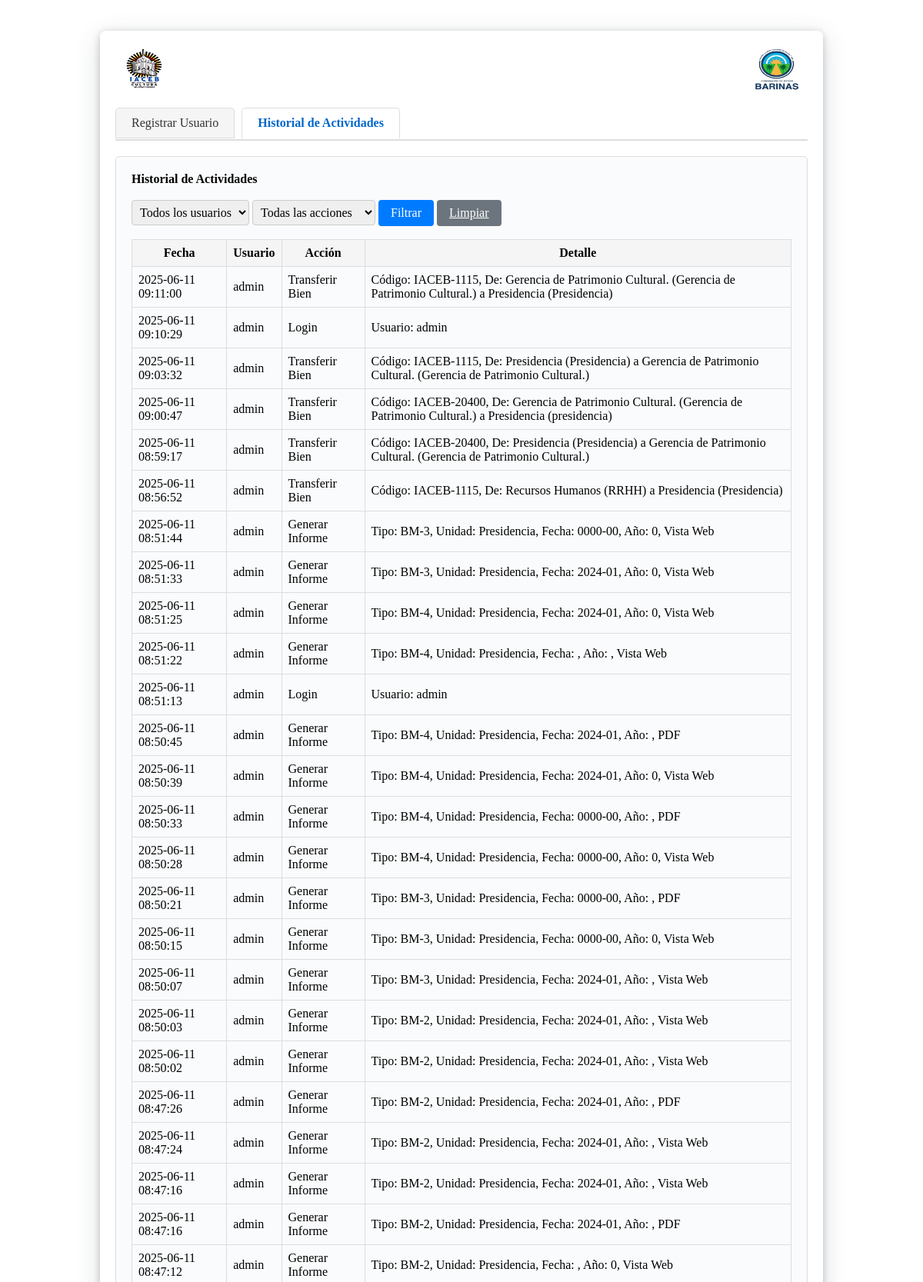
The app's page /usuarios.php?tab=historial (signed in, upper part) with its own data.
### tables this page shows
CREATE TABLE `actividades` (
  `id` int(11) NOT NULL,
  `usuario_id` int(11) NOT NULL,
  `accion` varchar(255) NOT NULL,
  `detalle` text DEFAULT NULL,
  `fecha` datetime NOT NULL DEFAULT current_timestamp()
);

CREATE TABLE `usuarios` (
  `id` int(11) NOT NULL,
  `usuario` varchar(50) NOT NULL,
  `clave` varchar(255) NOT NULL,
  `nombre` varchar(100) NOT NULL,
  `rol` enum('admin','usuario') NOT NULL DEFAULT 'usuario',
  `clave_accion` varchar(255) NOT NULL,
  `cargo` varchar(100) DEFAULT NULL,
  `Cedula` int(11) NOT NULL
);

### usuarios.php (the view, shortened to what this page needs)
<?php
$con = conectar();
$tab = isset($_GET['tab']) ? $_GET['tab'] : 'registrar';
$where = [];
$where_sql = $where ? 'WHERE ' . implode(' AND ', $where) : '';
$actividades = mysqli_query($con, "
    SELECT a.*, u.usuario
    FROM actividades a
    JOIN usuarios u ON a.usuario_id = u.id
    $where_sql
    ORDER BY a.fecha DESC
    LIMIT 100
");
?>
<!DOCTYPE html>
<html>
<head>
    <link rel="stylesheet" type="text/css" href="style.css">
</head>
<body>
<div class="container">
    <div style="display:flex;justify-content:space-between;align-items:center;margin-bottom:20px;">
        <img src="logo_iaceb.png" alt="Logo IACEB" style="height:60px;">
        <img src="logo_barinas.png" alt="Logo Barinas" style="height:60px;">
    </div>
    <div class="menu-interno">
        <?php if($_SESSION['usuario_id'] == 1): ?>
        <a href="usuarios.php?tab=registrar" class="<?= $tab=='registrar'?'activo':'' ?>">Registrar Usuario</a>
        <?php endif; ?>
        <a href="usuarios.php?tab=historial" class="<?= $tab=='historial'?'activo':'' ?>">Historial de Actividades</a>
    </div>
    <div class="seccion-contenido">
        <?php if($tab=='historial'): ?>
            <h3>Historial de Actividades</h3>
            <form method="GET" class="filtro-form" style="margin-bottom:15px;">
                <select name="filtro_usuario">
                    <option value="">Todos los usuarios</option>
                </select>
                <select name="filtro_accion">
                    <option value="">Todas las acciones</option>
                </select>
                <button type="submit">Filtrar</button>
                <a href="usuarios.php?tab=historial" class="btn" style="background:#6c757d;color:#fff;">Limpiar</a>
            </form>
            <table class="results-table">
                <tr><th>Fecha</th><th>Usuario</th><th>Acción</th><th>Detalle</th></tr>
                <?php while($a = mysqli_fetch_assoc($actividades)): ?>
                <tr>
                    <td><?= $a['fecha'] ?></td>
                    <td><?= htmlspecialchars($a['usuario']) ?></td>
                    <td><?= htmlspecialchars($a['accion']) ?></td>
                    <td><?= htmlspecialchars($a['detalle']) ?></td>
                </tr>
                <?php endwhile; ?>
            </table>
        <?php endif; ?>
    </div>
</div>
</body>
</html>

### style.css (style rules this page uses)
body { font-family: Arial, sans-serif; font-size: 15px; }
* { font-family: inherit !important; font-size: inherit !important; }

### usuarios.php (style rules this page uses)
body { font-family: Arial, sans-serif; background: #f5f5f5; margin: 0; padding: 0; background-image: url('fondo_barinas.png'); background-repeat: no-repeat; background-position: center center; background-size: cover; }
.container { max-width: 900px; width: 95%; margin: 40px auto 30px auto; padding: 20px; background: rgba(255,255,255,0.97); border-radius: 8px; box-shadow: 0 8px 32px rgba(44,62,80,0.18), 0 2px 10px #ccc; }
.menu-interno { margin-bottom: 20px; border-bottom: 2px solid #ddd; }
.menu-interno a { display: inline-block; padding: 10px 20px; text-decoration: none; color: #333; border: 1px solid #ddd; margin-right: 5px; border-radius: 5px 5px 0 0; background: #f5f5f5; }
.menu-interno a.activo { background: #fff; border-bottom: 2px solid #fff; color: #0066cc; font-weight: bold; }
.seccion-contenido { border: 1px solid #ddd; padding: 20px; border-radius: 5px; background: #fafbfc; }
.form-table, .results-table { width: 100%; border-collapse: collapse; }
.form-table td, .results-table th, .results-table td { border: 1px solid #ddd; padding: 8px; }
.results-table th { background: #f5f5f5; }
.btn, .btn-edit, .btn-delete, .btn-save, .filtro-form button, .back-button { padding: 8px 16px; border-radius: 4px; border: none; cursor: pointer; font-size: 15px; transition: background 0.2s, color 0.2s; margin: 2px 0; display: inline-block; }
.btn { background: #6c757d; color: #fff; }
.btn-save, .filtro-form button { background: #007bff; color: #fff; }
.filtro-form input, .filtro-form select { padding: 6px; border-radius: 4px; border: 1px solid #ccc; }
h2, h3 { margin-top: 0; }

### records on screen
actividades: fecha "2025-06-11 09:11:00", usuario.usuario "admin", accion "Transferir Bien", detalle "Código: IACEB-1115, De: Gerencia de Patrimonio Cultural. (Gerencia de Patrimonio Cultural.) a Presidencia (Presidencia)"
actividades: fecha "2025-06-11 09:10:29", usuario.usuario "admin", accion "Login", detalle "Usuario: admin"
actividades: fecha "2025-06-11 09:03:32", usuario.usuario "admin", accion "Transferir Bien", detalle "Código: IACEB-1115, De: Presidencia (Presidencia) a Gerencia de Patrimonio Cultural. (Gerencia de Patrimonio Cultural.)"
actividades: fecha "2025-06-11 09:00:47", usuario.usuario "admin", accion "Transferir Bien", detalle "Código: IACEB-20400, De: Gerencia de Patrimonio Cultural. (Gerencia de Patrimonio Cultural.) a Presidencia (presidencia)"
actividades: fecha "2025-06-11 08:59:17", usuario.usuario "admin", accion "Transferir Bien", detalle "Código: IACEB-20400, De: Presidencia (Presidencia) a Gerencia de Patrimonio Cultural. (Gerencia de Patrimonio Cultural.)"
actividades: fecha "2025-06-11 08:56:52", usuario.usuario "admin", accion "Transferir Bien", detalle "Código: IACEB-1115, De: Recursos Humanos (RRHH) a Presidencia (Presidencia)"
actividades: fecha "2025-06-11 08:51:44", usuario.usuario "admin", accion "Generar Informe", detalle "Tipo: BM-3, Unidad: Presidencia, Fecha: 0000-00, Año: 0, Vista Web"
actividades: fecha "2025-06-11 08:51:33", usuario.usuario "admin", accion "Generar Informe", detalle "Tipo: BM-3, Unidad: Presidencia, Fecha: 2024-01, Año: 0, Vista Web"
actividades: fecha "2025-06-11 08:51:25", usuario.usuario "admin", accion "Generar Informe", detalle "Tipo: BM-4, Unidad: Presidencia, Fecha: 2024-01, Año: 0, Vista Web"
actividades: fecha "2025-06-11 08:51:22", usuario.usuario "admin", accion "Generar Informe", detalle "Tipo: BM-4, Unidad: Presidencia, Fecha: , Año: , Vista Web"
actividades: fecha "2025-06-11 08:51:13", usuario.usuario "admin", accion "Login", detalle "Usuario: admin"
actividades: fecha "2025-06-11 08:50:45", usuario.usuario "admin", accion "Generar Informe", detalle "Tipo: BM-4, Unidad: Presidencia, Fecha: 2024-01, Año: , PDF"
actividades: fecha "2025-06-11 08:50:39", usuario.usuario "admin", accion "Generar Informe", detalle "Tipo: BM-4, Unidad: Presidencia, Fecha: 2024-01, Año: 0, Vista Web"
actividades: fecha "2025-06-11 08:50:33", usuario.usuario "admin", accion "Generar Informe", detalle "Tipo: BM-4, Unidad: Presidencia, Fecha: 0000-00, Año: , PDF"
actividades: fecha "2025-06-11 08:50:28", usuario.usuario "admin", accion "Generar Informe", detalle "Tipo: BM-4, Unidad: Presidencia, Fecha: 0000-00, Año: 0, Vista Web"
actividades: fecha "2025-06-11 08:50:21", usuario.usuario "admin", accion "Generar Informe", detalle "Tipo: BM-3, Unidad: Presidencia, Fecha: 0000-00, Año: , PDF"
actividades: fecha "2025-06-11 08:50:15", usuario.usuario "admin", accion "Generar Informe", detalle "Tipo: BM-3, Unidad: Presidencia, Fecha: 0000-00, Año: 0, Vista Web"
actividades: fecha "2025-06-11 08:50:07", usuario.usuario "admin", accion "Generar Informe", detalle "Tipo: BM-3, Unidad: Presidencia, Fecha: 2024-01, Año: , Vista Web"
actividades: fecha "2025-06-11 08:50:03", usuario.usuario "admin", accion "Generar Informe", detalle "Tipo: BM-2, Unidad: Presidencia, Fecha: 2024-01, Año: , Vista Web"
actividades: fecha "2025-06-11 08:50:02", usuario.usuario "admin", accion "Generar Informe", detalle "Tipo: BM-2, Unidad: Presidencia, Fecha: 2024-01, Año: , Vista Web"
actividades: fecha "2025-06-11 08:47:26", usuario.usuario "admin", accion "Generar Informe", detalle "Tipo: BM-2, Unidad: Presidencia, Fecha: 2024-01, Año: , PDF"
actividades: fecha "2025-06-11 08:47:24", usuario.usuario "admin", accion "Generar Informe", detalle "Tipo: BM-2, Unidad: Presidencia, Fecha: 2024-01, Año: , Vista Web"
actividades: fecha "2025-06-11 08:47:16", usuario.usuario "admin", accion "Generar Informe", detalle "Tipo: BM-2, Unidad: Presidencia, Fecha: 2024-01, Año: , Vista Web"
actividades: fecha "2025-06-11 08:47:16", usuario.usuario "admin", accion "Generar Informe", detalle "Tipo: BM-2, Unidad: Presidencia, Fecha: 2024-01, Año: , PDF"
actividades: fecha "2025-06-11 08:47:12", usuario.usuario "admin", accion "Generar Informe", detalle "Tipo: BM-2, Unidad: Presidencia, Fecha: , Año: 0, Vista Web"
